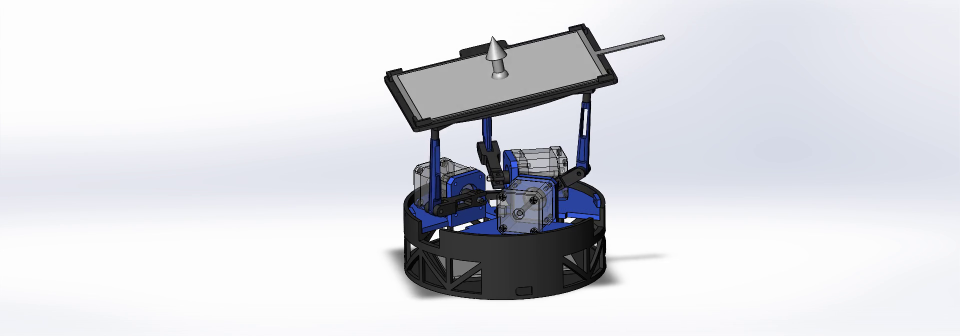
#> input picture frame 30 of hardware/cad/Robot Anim Circle.mp4, 1920 x 672 px, given in place of the camera (shown at 1/2 size)
$ python probe_camera_modes.py
#> lines starting #> are read from the running program, lines starting #| are printed output that depends on the picture
"""probe_camera_modes.py

Diagnostic: measures the REAL achieved frame rate across candidate
(resolution, auto-exposure) combinations for the USB camera. Does not trust
cv2.VideoCapture.get(CAP_PROP_FPS) -- confirmed this session that it just
echoes back whatever was requested via .set(), not what the hardware actually
delivers (requested 60fps, driver reported 60.0 back, but the measured real
inter-frame gap was ~41ms, i.e. ~24fps). Every number this script reports is
a directly-timed inter-frame gap from real cap.read() calls, matching the
methodology already built into USBReceiver's own camera-only instrumentation
(host_software/src/receivers.py).

CAP_PROP_AUTO_EXPOSURE's value convention is backend/driver-dependent and not
reliably documented (0.25 vs 0.75 vs 1 vs 0 all mean different things on
different OpenCV/DirectShow/V4L2 combinations) -- rather than guess which one
this camera uses, this script tries several candidate values and reports both
the readback value (what cap.get() says stuck) and the measured fps for each,
so the actual camera/driver behavior is read off real data, not assumed.

Run directly:
    python host_software/probe_camera_modes.py --cam_id 1
"""

import argparse
import time

import cv2
import numpy as np

RESOLUTIONS = [(320, 240), (640, 480), (800, 600)]

# (label, value-to-set-on-CAP_PROP_AUTO_EXPOSURE). None = leave untouched
# (whatever the camera's power-on default is).
EXPOSURE_CANDIDATES = [
    ("untouched (camera default)", None),
    ("0.75 (DirectShow-manual convention)", 0.75),
    ("0.25 (V4L2-auto-style convention)", 0.25),
    ("1 (manual, alternate convention)", 1.0),
    ("0 (manual, alternate convention)", 0.0),
]

N_WARMUP = 15
N_MEASURE = 60


def probe_one(cam_id, width, height, exposure_label, exposure_value):
#> called with cam_id = 1, width = 320, height = 240, exposure_label = 'untouched (camera default)'
    cap = cv2.VideoCapture(cam_id, cv2.CAP_DSHOW)
    if not cap.isOpened():
        cap = cv2.VideoCapture(cam_id)
    if not cap.isOpened():
        return None

    try:
        cap.set(cv2.CAP_PROP_FOURCC, cv2.VideoWriter_fourcc(*"MJPG"))
        cap.set(cv2.CAP_PROP_FRAME_WIDTH, width)
        cap.set(cv2.CAP_PROP_FRAME_HEIGHT, height)
        cap.set(cv2.CAP_PROP_FPS, 60)
        if exposure_value is not None:
            cap.set(cv2.CAP_PROP_AUTO_EXPOSURE, exposure_value)

        actual_w = cap.get(cv2.CAP_PROP_FRAME_WIDTH)
        actual_h = cap.get(cv2.CAP_PROP_FRAME_HEIGHT)
        actual_exposure_flag = cap.get(cv2.CAP_PROP_AUTO_EXPOSURE)

        # Warmup: let auto-exposure/auto-focus settle before timing anything.
        # The first real frame after opening/changing settings is routinely a
        # huge outlier (seen this session: 375ms) -- not representative.
        for _ in range(N_WARMUP):
            cap.read()
#> this loop made 15 passes
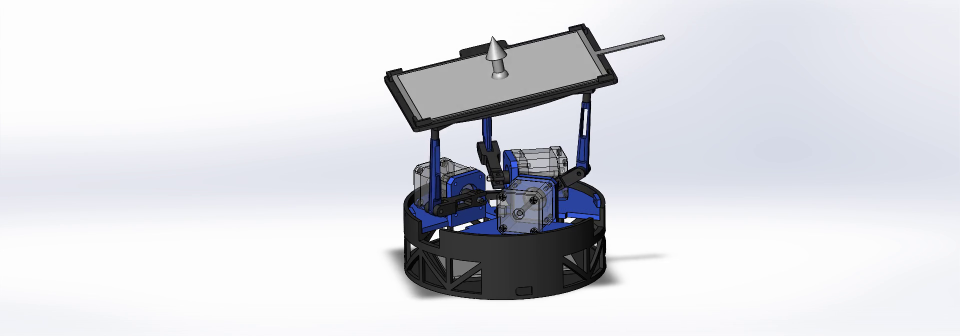
#> input picture frame 30 of hardware/cad/Robot Anim Circle.mp4, 1920 x 672 px, given in place of the camera (shown at 1/2 size)
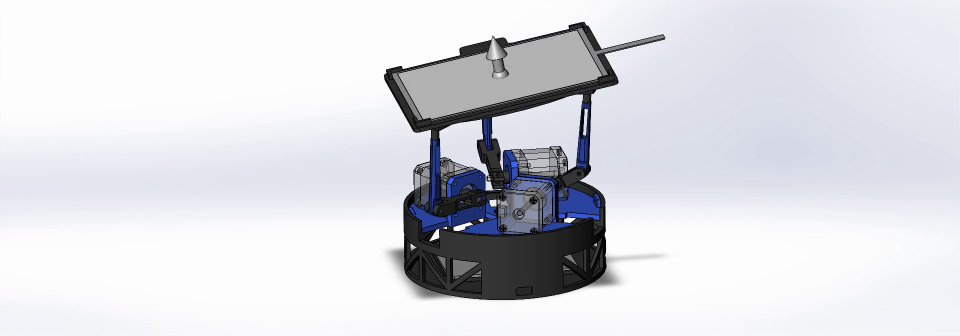
#> input picture frame 31 of hardware/cad/Robot Anim Circle.mp4, 1920 x 672 px, given in place of the camera (shown at 1/2 size)

        gaps_ms = []
        last_t = None
        for _ in range(N_MEASURE):
            t0 = time.perf_counter()
            ret, frame = cap.read()
            t1 = time.perf_counter()
            if not ret or frame is None:
                continue
            if last_t is not None:
                gaps_ms.append((t1 - last_t) * 1000.0)
            last_t = t1
#> this loop made 16 passes
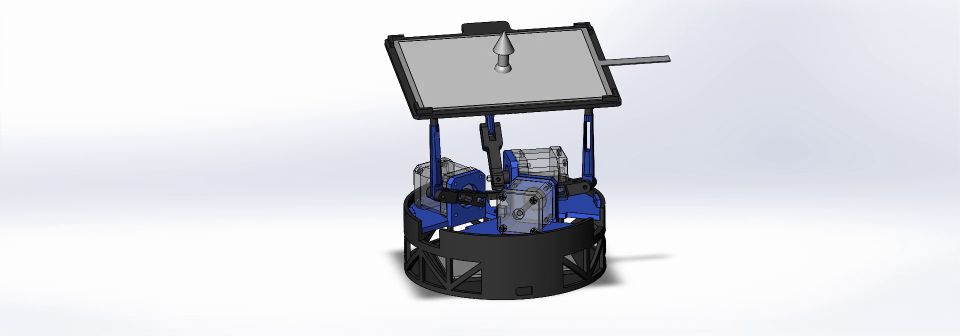
#> input picture frame 45 of hardware/cad/Robot Anim Circle.mp4, 1920 x 672 px, given in place of the camera (shown at 1/2 size)
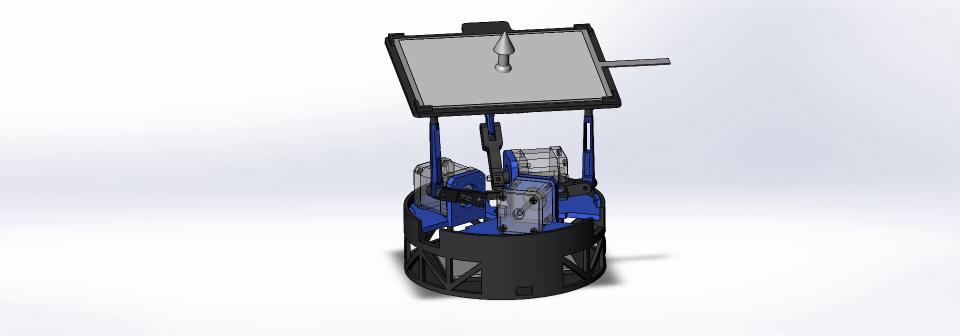
#> input picture frame 46 of hardware/cad/Robot Anim Circle.mp4, 1920 x 672 px, given in place of the camera (shown at 1/2 size)
#> after the loop, gaps_ms = [81.04, 67.11, 2.76, 2.19, 3.91, 2.17, 5.58, 2.47, 4.16, 1.68, 6.18, 1.99, 3.42, 2.32]

        if not gaps_ms:
            return None

        gaps = np.array(gaps_ms)
        return {
            "requested_res": (width, height),
            "actual_res": (actual_w, actual_h),
            "exposure_label": exposure_label,
            "exposure_readback": actual_exposure_flag,
            "mean_gap_ms": float(gaps.mean()),
            "median_gap_ms": float(np.median(gaps)),
            "p95_gap_ms": float(np.percentile(gaps, 95)),
            "fps": float(1000.0 / gaps.mean()),
        }
    except Exception as e:
        print(f"  ERROR during probe: {e}")
        return None
    finally:
        cap.release()


def main() -> None:
    parser = argparse.ArgumentParser(description="Probe real achievable camera frame rate across resolution/exposure combinations")
    parser.add_argument("--cam_id", type=int, default=1)
    parser.add_argument("--skip-exposure-sweep", action="store_true", help="Only sweep resolutions at the camera's default exposure (faster, skips the 5-way exposure sweep)")
    args = parser.parse_args()

    exposure_candidates = EXPOSURE_CANDIDATES[:1] if args.skip_exposure_sweep else EXPOSURE_CANDIDATES

    results = []
    for width, height in RESOLUTIONS:
        for exposure_label, exposure_value in exposure_candidates:
            print(f"Probing {width}x{height}, exposure={exposure_label} ...")
            r = probe_one(args.cam_id, width, height, exposure_label, exposure_value)
            if r is None:
                print("  FAILED to open/read camera at this mode -- skipping")
                time.sleep(0.5)
                continue
            results.append(r)
            print(
                f"  actual_res={r['actual_res']} exposure_readback={r['exposure_readback']:.3f} | "
                f"mean_gap={r['mean_gap_ms']:.1f}ms median={r['median_gap_ms']:.1f}ms p95={r['p95_gap_ms']:.1f}ms "
                f"-> ~{r['fps']:.1f}fps"
            )
            time.sleep(0.5)  # let the camera fully release before the next open

    if not results:
        print("\nNo successful probes -- camera may be in use by another process, or --cam_id is wrong.")
        return

    print("\n=== Summary (best measured FPS first) ===")
    for r in sorted(results, key=lambda x: -x["fps"]):
        print(
            f"{r['requested_res'][0]}x{r['requested_res'][1]} (actual {r['actual_res'][0]:.0f}x{r['actual_res'][1]:.0f}) "
            f"exposure={r['exposure_label']:<38} -> {r['fps']:6.1f}fps  (mean gap {r['mean_gap_ms']:.1f}ms, p95 {r['p95_gap_ms']:.1f}ms)"
        )

    best = max(results, key=lambda x: x["fps"])
    print(
        f"\nBest: {best['requested_res'][0]}x{best['requested_res'][1]}, exposure={best['exposure_label']} "
        f"-> ~{best['fps']:.1f}fps. If this is meaningfully above ~24fps, pass the matching "
        f"--cam-width/--cam-height/--cam-auto-exposure flags to main_onnx_shared_vision_audio.py."
    )


if __name__ == "__main__":
    main()

$ run again, starting later in the video
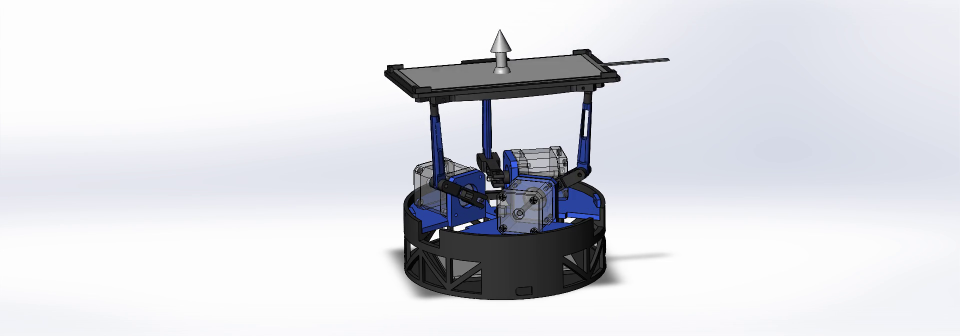
#> input picture frame 135 of hardware/cad/Robot Anim Circle.mp4, 1920 x 672 px, given in place of the camera (shown at 1/2 size)
#> the loop in probe_one, `for _ in range(N_WARMUP):` made 15 passes
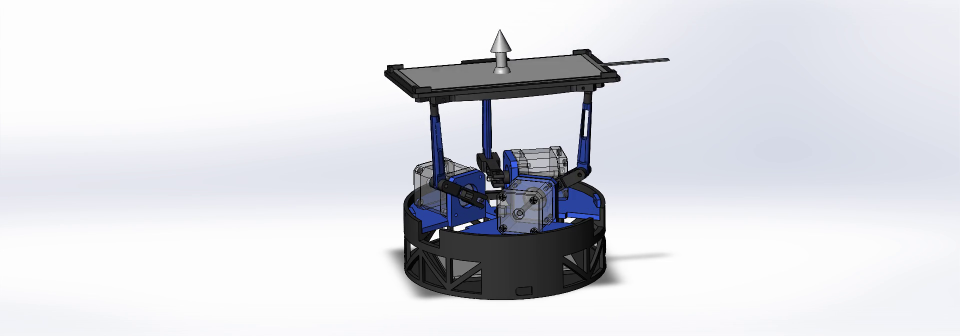
#> input picture frame 135 of hardware/cad/Robot Anim Circle.mp4, 1920 x 672 px, given in place of the camera (shown at 1/2 size)
#> the loop in probe_one, `for _ in range(N_MEASURE):` made 16 passes
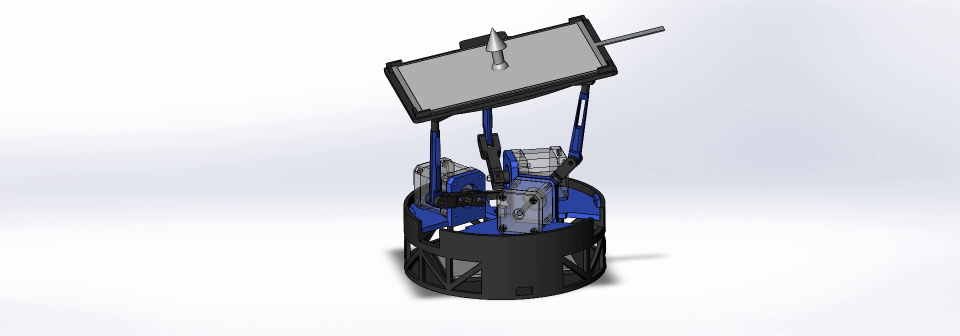
#> input picture frame 150 of hardware/cad/Robot Anim Circle.mp4, 1920 x 672 px, given in place of the camera (shown at 1/2 size)
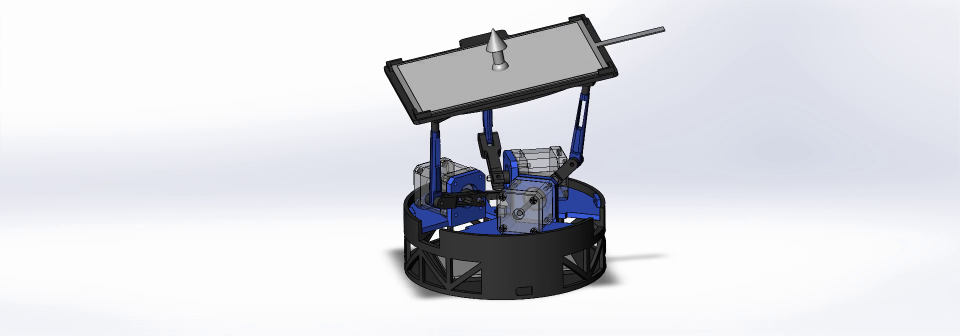
#> input picture frame 151 of hardware/cad/Robot Anim Circle.mp4, 1920 x 672 px, given in place of the camera (shown at 1/2 size)
#> after the loop in probe_one, `for _ in range(N_MEASURE):`: gaps_ms = [73.87, 69.74, 1.9, 3.89, 4.84, 1.38, 7.25, 1.26, 6.3, 4.67, 3.98, 1.3, 5.12, 5.01]

$ run again, starting later in the video
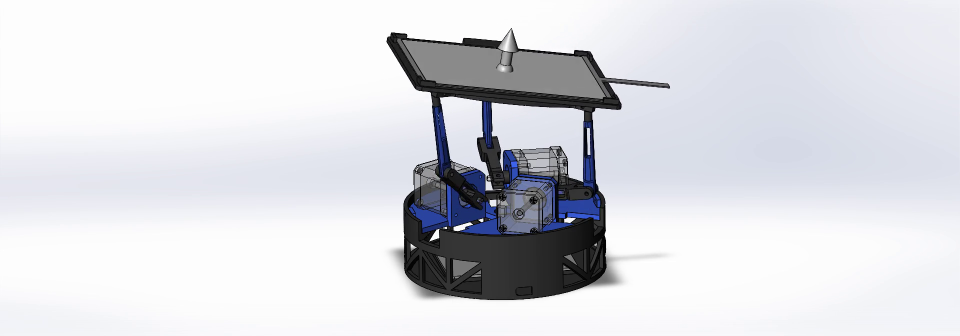
#> input picture frame 240 of hardware/cad/Robot Anim Circle.mp4, 1920 x 672 px, given in place of the camera (shown at 1/2 size)
#> the loop in probe_one, `for _ in range(N_WARMUP):` made 15 passes
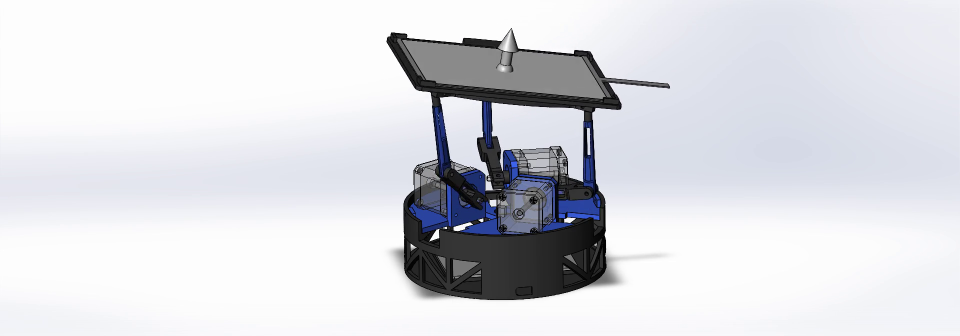
#> input picture frame 240 of hardware/cad/Robot Anim Circle.mp4, 1920 x 672 px, given in place of the camera (shown at 1/2 size)
#> the loop in probe_one, `for _ in range(N_MEASURE):` made 16 passes
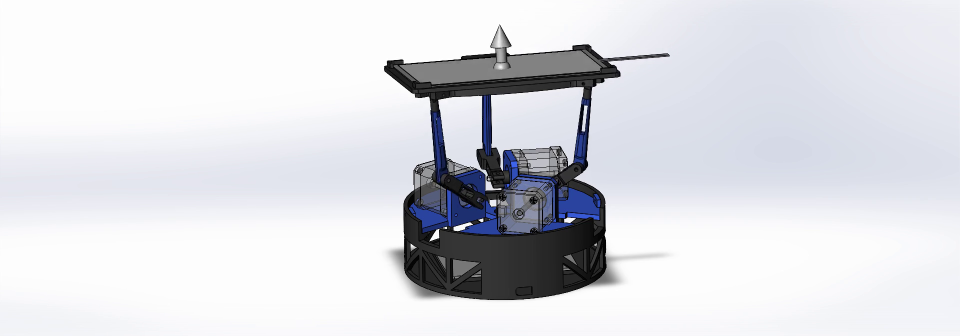
#> input picture frame 255 of hardware/cad/Robot Anim Circle.mp4, 1920 x 672 px, given in place of the camera (shown at 1/2 size)
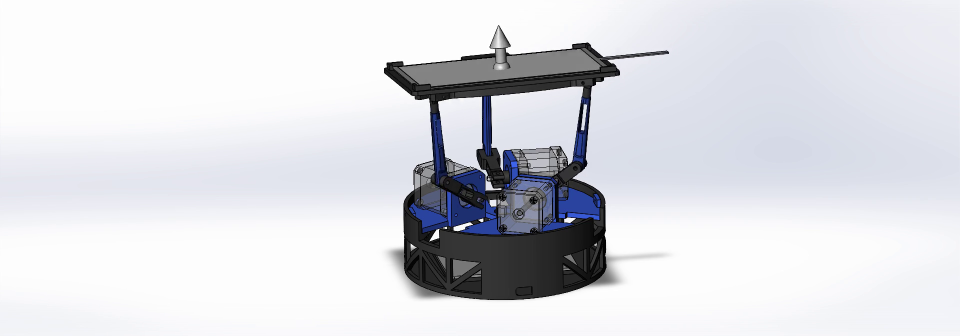
#> input picture frame 256 of hardware/cad/Robot Anim Circle.mp4, 1920 x 672 px, given in place of the camera (shown at 1/2 size)
#> after the loop in probe_one, `for _ in range(N_MEASURE):`: gaps_ms = [78.06, 83.24, 2.2, 6.18, 1.88, 4.48, 4.6, 4.11, 3.57, 4.74, 3.98, 1.52, 6.93, 1.99]
